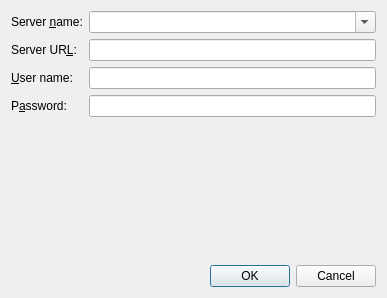
<?xml version="1.0" encoding="UTF-8"?>
<ui version="4.0">
 <class>KUserFeedback::Console::ConnectDialog</class>
 <widget class="QDialog" name="KUserFeedback::Console::ConnectDialog">
  <property name="geometry">
   <rect>
    <x>0</x>
    <y>0</y>
    <width>387</width>
    <height>298</height>
   </rect>
  </property>
  <property name="windowTitle">
   <string>Connect To Analytics Server</string>
  </property>
  <layout class="QVBoxLayout" name="verticalLayout">
   <item>
    <layout class="QFormLayout" name="formLayout">
     <item row="0" column="0">
      <widget class="QLabel" name="label">
       <property name="text">
        <string>Server &amp;name:</string>
       </property>
       <property name="buddy">
        <cstring>serverName</cstring>
       </property>
      </widget>
     </item>
     <item row="2" column="0">
      <widget class="QLabel" name="label_2">
       <property name="text">
        <string>&amp;User name:</string>
       </property>
       <property name="buddy">
        <cstring>userName</cstring>
       </property>
      </widget>
     </item>
     <item row="2" column="1">
      <widget class="QLineEdit" name="userName"/>
     </item>
     <item row="3" column="0">
      <widget class="QLabel" name="label_3">
       <property name="text">
        <string>P&amp;assword:</string>
       </property>
       <property name="buddy">
        <cstring>password</cstring>
       </property>
      </widget>
     </item>
     <item row="3" column="1">
      <widget class="QLineEdit" name="password">
       <property name="echoMode">
        <enum>QLineEdit::Password</enum>
       </property>
      </widget>
     </item>
     <item row="0" column="1">
      <widget class="QComboBox" name="serverName">
       <property name="sizePolicy">
        <sizepolicy hsizetype="Expanding" vsizetype="Fixed">
         <horstretch>5</horstretch>
         <verstretch>0</verstretch>
        </sizepolicy>
       </property>
       <property name="editable">
        <bool>true</bool>
       </property>
       <property name="insertPolicy">
        <enum>QComboBox::InsertAlphabetically</enum>
       </property>
      </widget>
     </item>
     <item row="1" column="0">
      <widget class="QLabel" name="label_4">
       <property name="text">
        <string>Server UR&amp;L:</string>
       </property>
       <property name="buddy">
        <cstring>serverUrl</cstring>
       </property>
      </widget>
     </item>
     <item row="1" column="1">
      <widget class="QLineEdit" name="serverUrl"/>
     </item>
    </layout>
   </item>
   <item>
    <widget class="QDialogButtonBox" name="buttonBox">
     <property name="orientation">
      <enum>Qt::Horizontal</enum>
     </property>
     <property name="standardButtons">
      <set>QDialogButtonBox::Cancel|QDialogButtonBox::Ok</set>
     </property>
    </widget>
   </item>
  </layout>
 </widget>
 <tabstops>
  <tabstop>serverName</tabstop>
  <tabstop>serverUrl</tabstop>
  <tabstop>userName</tabstop>
  <tabstop>password</tabstop>
 </tabstops>
 <resources/>
 <connections>
  <connection>
   <sender>buttonBox</sender>
   <signal>accepted()</signal>
   <receiver>KUserFeedback::Console::ConnectDialog</receiver>
   <slot>accept()</slot>
   <hints>
    <hint type="sourcelabel">
     <x>248</x>
     <y>254</y>
    </hint>
    <hint type="destinationlabel">
     <x>157</x>
     <y>274</y>
    </hint>
   </hints>
  </connection>
  <connection>
   <sender>buttonBox</sender>
   <signal>rejected()</signal>
   <receiver>KUserFeedback::Console::ConnectDialog</receiver>
   <slot>reject()</slot>
   <hints>
    <hint type="sourcelabel">
     <x>316</x>
     <y>260</y>
    </hint>
    <hint type="destinationlabel">
     <x>286</x>
     <y>274</y>
    </hint>
   </hints>
  </connection>
 </connections>
</ui>
